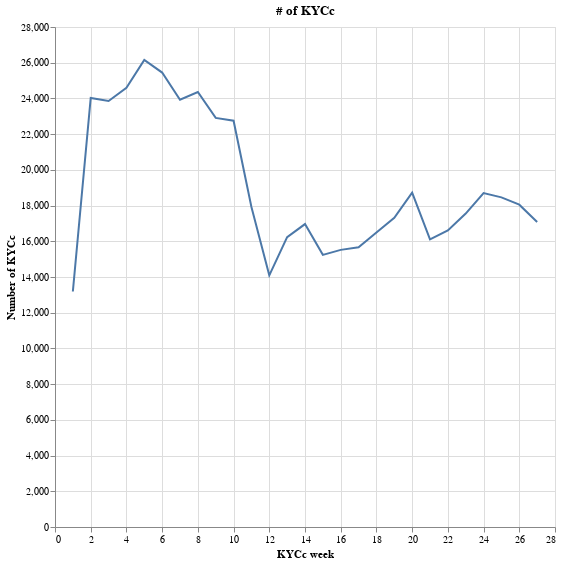

Here is the notebook cell this chart was saved with:
### Code cell
df = pd.read_csv("low_promo_code.csv")

# total signups daily.
df["kyc_first_completed"] = pd.to_datetime(df["kyc_first_completed"]).dt.date
df = df.loc[df["kyc_first_completed"] < pd.to_datetime("2020-07-05"), :]

df["kyc_first_completed"] = pd.to_datetime(df["kyc_first_completed"]).dt.week

df = df.loc[df["kyc_first_completed"].isna() == False, :]

df = df.groupby(["kyc_first_completed"])["user_id"].agg("nunique").reset_index()

df["kyc_first_completed"] = df["kyc_first_completed"].astype(str)

alt.Chart(df).mark_line().encode(
    x=alt.X("kyc_first_completed:Q", axis=alt.Axis(title="KYCc week")),
    y=alt.Y("user_id:Q", axis=alt.Axis(title="Number of KYCc")),
).properties(width=500, height=500, title="# of KYCc")

### Figure 1 — Vega-Lite specification as saved in the notebook (floating-point values rounded to 4 significant figures)
{"config": {"view": {"continuousWidth": 400, "continuousHeight": 300}}, "data": {"name": "data-7cfaade1c90ccad24cbd6d80d17e9ee8"}, "mark": "line", "encoding": {"x": {"type": "quantitative", "axis": {"title": "KYCc week"}, "field": "kyc_first_completed"}, "y": {"type": "quantitative", "axis": {"title": "Number of KYCc"}, "field": "user_id"}}, "height": 500, "title": "# of KYCc", "width": 500, "$schema": "https://vega.github.io/schema/vega-lite/v4.0.2.json", "datasets": {"data-7cfaade1c90ccad24cbd6d80d17e9ee8": [{"kyc_first_completed": "1", "user_id": 13188}, {"kyc_first_completed": "2", "user_id": 24025}, {"kyc_first_completed": "3", "user_id": 23858}, {"kyc_first_completed": "4", "user_id": 24597}, {"kyc_first_completed": "5", "user_id": 26150}, {"kyc_first_completed": "6", "user_id": 25448}, {"kyc_first_completed": "7", "user_id": 23925}, {"kyc_first_completed": "8", "user_id": 24361}, {"kyc_first_completed": "9", "user_id": 22910}, {"kyc_first_completed": "10", "user_id": 22750}, {"kyc_first_completed": "11", "user_id": 17922}, {"kyc_first_completed": "12", "user_id": 14095}, {"kyc_first_completed": "13", "user_id": 16232}, {"kyc_first_completed": "14", "user_id": 16964}, {"kyc_first_completed": "15", "user_id": 15241}, {"kyc_first_completed": "16", "user_id": 15520}, {"kyc_first_completed": "17", "user_id": 15666}, {"kyc_first_completed": "18", "user_id": 16495}, {"kyc_first_completed": "19", "user_id": 17312}, {"kyc_first_completed": "20", "user_id": 18724}, {"kyc_first_completed": "21", "user_id": 16107}, {"kyc_first_completed": "22", "user_id": 16611}, {"kyc_first_completed": "23", "user_id": 17551}, {"kyc_first_completed": "24", "user_id": 18703}, {"kyc_first_completed": "25", "user_id": 18460}, {"kyc_first_completed": "26", "user_id": 18050}, {"kyc_first_completed": "27", "user_id": 17080}]}}
